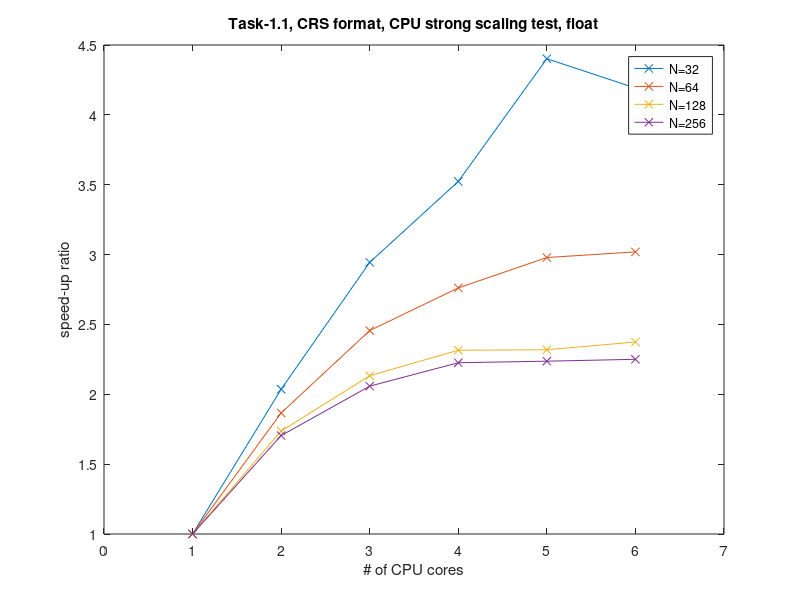

Write the MATLAB code that produced this figure.
%%
%
x = [1,2,3,4,5,6];
perf_32_f = [69.2209, 140.952, 203.812, 243.883, 304.689, 290.189];
perf_64_f = [60.1206, 112.203, 147.657, 166.014, 179.086, 181.521];
perf_128_f = [58.6648, 101.886, 125.108, 135.836, 136.03, 139.278];
perf_256_f = [57.955, 98.7807, 119.286, 128.999, 129.639, 130.426];
perf_32_f_r = perf_32_f ./ perf_32_f(1);
perf_64_f_r = perf_64_f ./ perf_64_f(1);
perf_128_f_r = perf_128_f ./ perf_128_f(1);
perf_256_f_r = perf_256_f ./ perf_256_f(1);


%%
%
plot(x, perf_32_f, "-x", x, perf_64_f, "-x", x, perf_128_f, "-x", x, perf_256_f, "-x");
xlim([0 7])
xlabel("# of CPU cores");
ylabel("MUPD/s/it");
title("Task-1.1, CRS format, CPU strong scaling test, float");
legend("N=32", "N=64", "N=128", "N=256");


%%
%
plot(x, perf_32_f_r, "-x", x, perf_64_f_r, "-x", x, perf_128_f_r, "-x", x, perf_256_f_r, "-x");
xlim([0 7])
xlabel("# of CPU cores");
ylabel("speed-up ratio");
title("Task-1.1, CRS format, CPU strong scaling test, float");
legend("N=32", "N=64", "N=128", "N=256");
